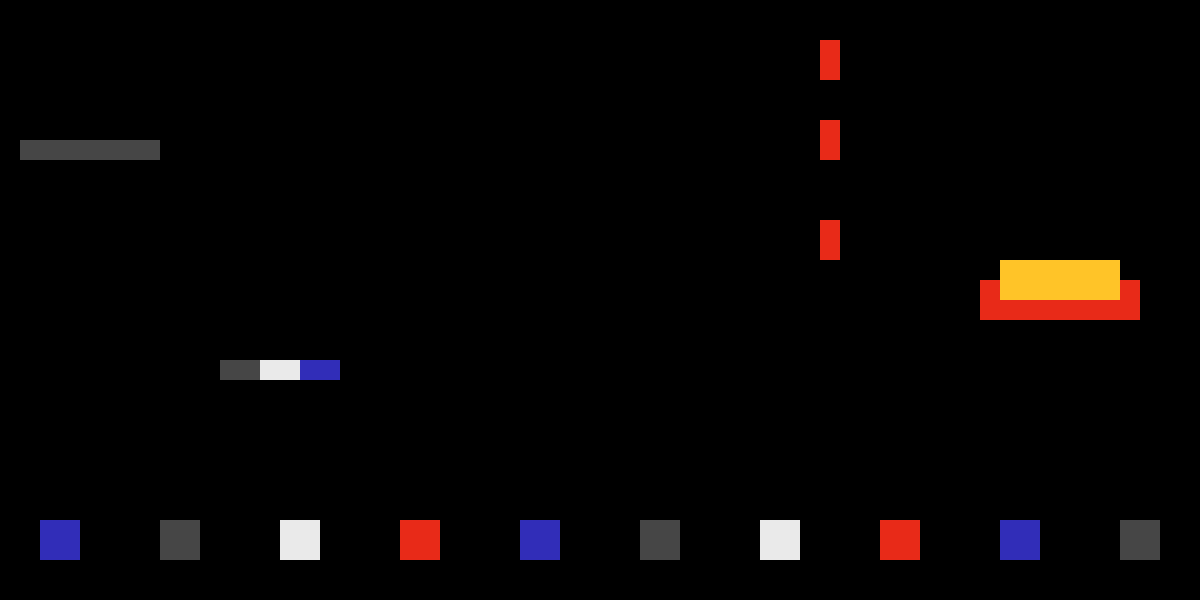

Tiled map render using the project's own tile images. Description and the map definition, with tile-layer contents summarised, below:
An orthogonal 60x30 tile map with 20x20 px tiles, 1 tile layer (layer).

<map version="1.0" orientation="orthogonal" renderorder="right-down" width="60" height="30" tilewidth="20" tileheight="20" nextobjectid="1">
 <tileset firstgid="1" name="tiles" tilewidth="20" tileheight="20">
  <image source="../img/tiles.png" width="140" height="20" />
 </tileset>
 <layer name="layer" width="60" height="30">
  <data>[1800 cells, 81 non-empty, 5 distinct tile ids]</data>
 </layer>
</map>
